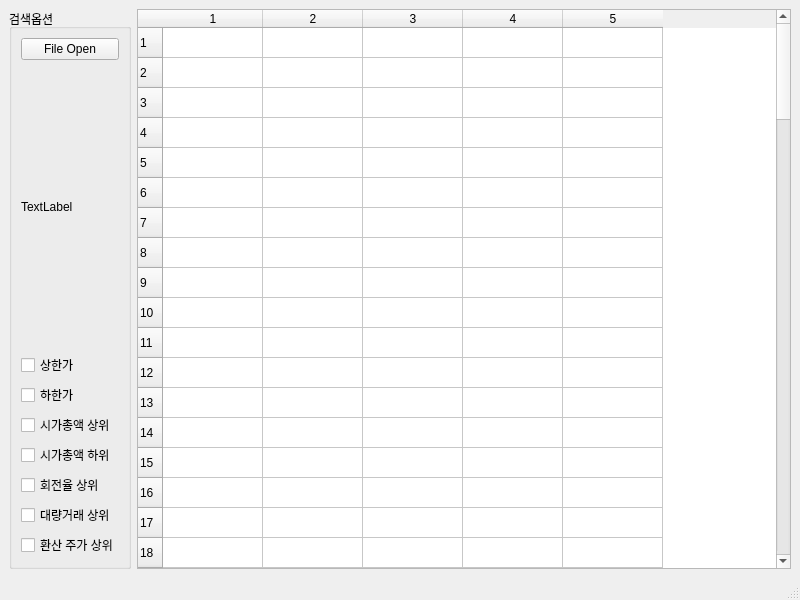
<?xml version="1.0" encoding="UTF-8"?>
<ui version="4.0">
 <class>MainWindow</class>
 <widget class="QMainWindow" name="MainWindow">
  <property name="geometry">
   <rect>
    <x>0</x>
    <y>0</y>
    <width>800</width>
    <height>600</height>
   </rect>
  </property>
  <property name="windowTitle">
   <string>MainWindow</string>
  </property>
  <widget class="QWidget" name="centralwidget">
   <layout class="QHBoxLayout" name="horizontalLayout">
    <item>
     <widget class="QGroupBox" name="groupBox">
      <property name="title">
       <string>검색옵션</string>
      </property>
      <layout class="QVBoxLayout" name="verticalLayout">
       <item>
        <widget class="QPushButton" name="pushButton">
         <property name="text">
          <string>File Open</string>
         </property>
        </widget>
       </item>
       <item>
        <widget class="QLabel" name="label">
         <property name="text">
          <string>TextLabel</string>
         </property>
        </widget>
       </item>
       <item>
        <widget class="QCheckBox" name="checkBox">
         <property name="text">
          <string>상한가</string>
         </property>
        </widget>
       </item>
       <item>
        <widget class="QCheckBox" name="checkBox_2">
         <property name="text">
          <string>하한가</string>
         </property>
        </widget>
       </item>
       <item>
        <widget class="QCheckBox" name="checkBox_3">
         <property name="text">
          <string>시가총액 상위</string>
         </property>
        </widget>
       </item>
       <item>
        <widget class="QCheckBox" name="checkBox_4">
         <property name="text">
          <string>시가총액 하위</string>
         </property>
        </widget>
       </item>
       <item>
        <widget class="QCheckBox" name="checkBox_5">
         <property name="text">
          <string>회전율 상위</string>
         </property>
        </widget>
       </item>
       <item>
        <widget class="QCheckBox" name="checkBox_6">
         <property name="text">
          <string>대량거래 상위</string>
         </property>
        </widget>
       </item>
       <item>
        <widget class="QCheckBox" name="checkBox_7">
         <property name="text">
          <string>환산 주가 상위</string>
         </property>
        </widget>
       </item>
      </layout>
     </widget>
    </item>
    <item>
     <widget class="QTableWidget" name="tableWidget">
      <property name="rowCount">
       <number>100</number>
      </property>
      <property name="columnCount">
       <number>5</number>
      </property>
      <row/>
      <row/>
      <row/>
      <row/>
      <row/>
      <row/>
      <row/>
      <row/>
      <row/>
      <row/>
      <row/>
      <row/>
      <row/>
      <row/>
      <row/>
      <row/>
      <row/>
      <row/>
      <row/>
      <row/>
      <row/>
      <row/>
      <row/>
      <row/>
      <row/>
      <row/>
      <row/>
      <row/>
      <row/>
      <row/>
      <row/>
      <row/>
      <row/>
      <row/>
      <row/>
      <row/>
      <row/>
      <row/>
      <row/>
      <row/>
      <row/>
      <row/>
      <row/>
      <row/>
      <row/>
      <row/>
      <row/>
      <row/>
      <row/>
      <row/>
      <row/>
      <row/>
      <row/>
      <row/>
      <row/>
      <row/>
      <row/>
      <row/>
      <row/>
      <row/>
      <row/>
      <row/>
      <row/>
      <row/>
      <row/>
      <row/>
      <row/>
      <row/>
      <row/>
      <row/>
      <row/>
      <row/>
      <row/>
      <row/>
      <row/>
      <row/>
      <row/>
      <row/>
      <row/>
      <row/>
      <row/>
      <row/>
      <row/>
      <row/>
      <row/>
      <row/>
      <row/>
      <row/>
      <row/>
      <row/>
      <row/>
      <row/>
      <row/>
      <row/>
      <row/>
      <row/>
      <row/>
      <row/>
      <row/>
      <row/>
      <column/>
      <column/>
      <column/>
      <column/>
      <column/>
     </widget>
    </item>
   </layout>
  </widget>
  <widget class="QMenuBar" name="menubar">
   <property name="geometry">
    <rect>
     <x>0</x>
     <y>0</y>
     <width>800</width>
     <height>21</height>
    </rect>
   </property>
  </widget>
  <widget class="QStatusBar" name="statusbar"/>
 </widget>
 <resources/>
 <connections/>
</ui>
